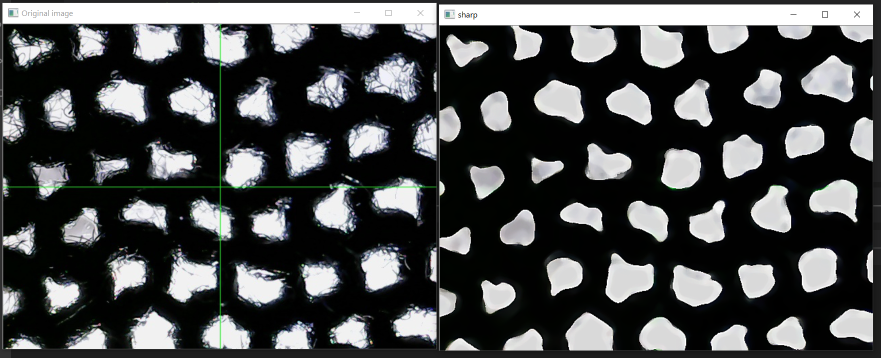
#> input picture Immagine.png, 1761 x 715 px (shown at 1/2 size); its folder holds only this picture in this run
$ python -i 'Test fast_alignment_2.0.py'   (imports and definitions only)
#> lines starting #> are read from the running program, lines starting #| are printed output that depends on the picture; after the words box and inside, x2 and y2 are one past the last pixel; in counts of white or black regions, pixels touching at a corner belong together
#> further down, picture is the input picture: shape (715, 1761, 3); mean B, G, R 76.6, 76.2, 74.6
################################################################################################
####################################  IMPORTAZIONE LIBRERIE  ###################################
################################################################################################

# Librerie generiche
import os #..................................................navigazione cartelle
import yaml  #...............................................caricamento files di configurazione
import RPi.GPIO as GPIO  #...................................abilitazione GPIO Raspberry
from StepperLib import * #...................................attuazione del mini motore step
import cv2  #............................................... grafica e computer vision
import numpy as np  #........................................operazioni su array
from scipy import stats #....................................oprazioni matematiche complesse su array
from collections import Counter #............................operazioni di riordino su array
import time #................................................delays
import matplotlib.pyplot as plt #............................plottare grafici e funzioni

# Librerie GUI
import tkinter as tk #.......................................GUI (principale)
from tkinter.constants import HORIZONTAL, SOLID #............estensione per widget GUI
from tkinter.ttk import Progressbar #........................barre avanzamento
from tkinter import font as tkFont #.........................fonts per GUI

################################################################################################
######################################  FUNZIONI MOTORI  #######################################
################################################################################################

# Legge la posizione da file
# [255 lines left out: functions read_position, save_position, stepC, stepR, clear, not called in this run]

# Funzione che identifica i centri dei fori, li numera.
def detect_hole(frame_gray):
    holes = hole_cascade.detectMultiScale(frame_gray, 1.1, 22)
    frame_color = cv2.cvtColor(frame_gray, cv2.COLOR_GRAY2BGR)
    #print (len(holes))  # Stampa il numero di fori identificati
    #print(holes)
    marker = 1
    marker2 = 1

    coordinates = []
    x_holes = [] # lista delle cordinate X dei centri dei fori
    y_holes = [] # lista delle cordinate Y dei centri dei fori
    for (x, y, w, h) in holes:
        X = x+w/2   # coordinata x del centro del detecting
        Y = y+h/2   # coordinata y del centro del detecting
        x_holes.append(X)
        y_holes.append(Y)
        coordinates.append([X, Y])

    # Ordina le coordinate
    sorted_coordinates = sorted(coordinates, key=lambda x: (x[0],x[0]))

    for (x, y) in sorted_coordinates:
        cv2.circle(frame_color,(int(x), int(y)), 2, (0, 0, 255), 2)  # disegna il centro dei fori
        cv2.putText(frame_color, str(marker2), (int(x), int(y)), cv2.FONT_HERSHEY_SIMPLEX,0.7,(0,0,255),2)    # Numera i fori
        marker2 = marker2 + 1

    # Seleziona i primi punti
    confidence = np.mean([x[1] for x in sorted_coordinates]) * 0.15
    starting_points = []
    starting_points_coord = []
    for point in enumerate(sorted_coordinates) :
        if len([el[1] for el in sorted_coordinates if (el[1] >= point[1][1] - confidence) & (el[1] <= point[1][1] + confidence) & (el[0] < point[1][0])]) > 0 :
            continue
        else :
            starting_points.append(point[0])     # vettore degli indici dei primi punti
            starting_points_coord.append(sorted_coordinates[point[0]])   # riempie il vettore con le coordinate dei primi punti

    # disegna il centro dei primi fori in blu
    for (x, y) in starting_points_coord:
        cv2.circle(frame_color,(int(x), int(y)), 2, (255, 0, 0), 2)

    return coordinates, starting_points_coord, frame_color   # restiutisce le coordinate di tutti i punti e le coordinate dei primi punti a sx.


# Funzione che restituisce il miglior valore di threshold per ogni immagine
def best_filtering(img):
    gray = cv2.cvtColor(img, cv2.COLOR_BGR2GRAY)
    averaging = cv2.blur(gray, (22, 22))
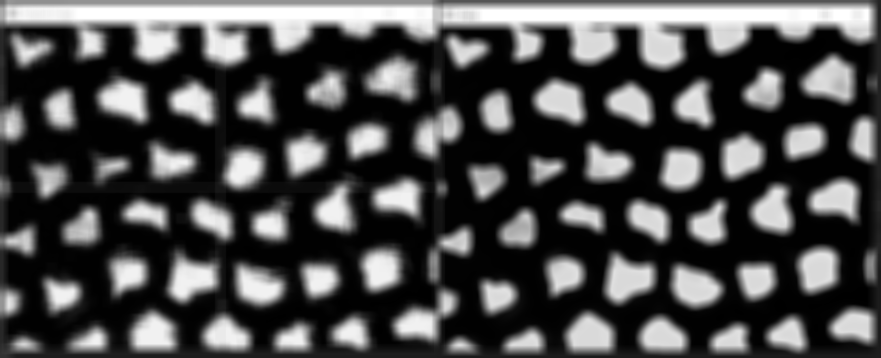
#> averaging: shape (715, 1761) (shown at 1/2 size); min 0, max 255, mean 75.9
    median = cv2.medianBlur(averaging, 25)
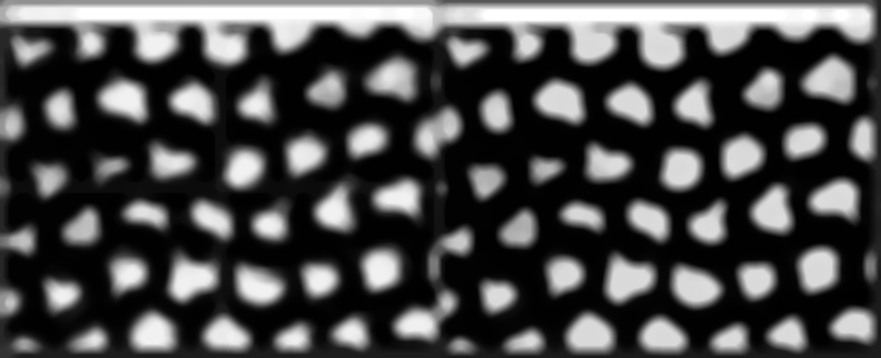
#> median: shape (715, 1761) (shown at 1/2 size); min 0, max 255, mean 73.2

    threshold_record = []
    for val in range(30, 170, 5):   # prova diversi valori di threshold. Itera sui valori di threshold predefiniti (scale)
        ret, threshold = cv2.threshold(median, val, 255, cv2.THRESH_BINARY)
        holes_coordinates, _, color = detect_hole(threshold)  # holes_number è il numero dei fori identificati
        threshold_record.append((val, len(holes_coordinates)))  # associa ad un valore di threshold, il corrispettivo numero di fori identificati
#> this loop made 1 pass
#> ret on pass 1: 30
#> pass 1, in best_filtering, `ret, threshold = cv2.threshold(median, val, 255, cv2.THRESH_BINARY)`:
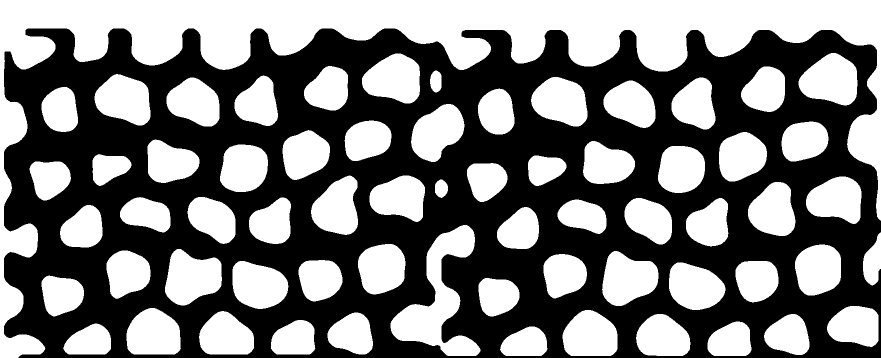
#> threshold: shape (715, 1761) (shown at 1/2 size); 48% white; 65 white regions, largest, box (x1, y1, x2, y2) and area: (0, 0, 1761, 715) 193755, (781, 450, 961, 712) 17953, (330, 498, 444, 611) 9149
#> after the loop, threshold_record = []

    _, val = np.argmax(threshold_record, axis=0)  # trova l'indice dell'elemento con indice 1 comparato con tutti gli elementi con indice 1                                                           quindi il numero di fori trovati più alto.
    best_threshold = threshold_record[val][0] # l'elemento con indice 0 più grande quindi il valore di threshold che corrisponde al numero                                                         più alto di fori trovato.
    ret, thresholded_img = cv2.threshold(median, best_threshold, 255, cv2.THRESH_BINARY)

    return thresholded_img, best_threshold  # "thresholded_img" è l'immagine a cui è stato applicato "best_threshold"

# Funzione che restituisce l'immagine filtrata
# [600 lines left out: functions filtering, regression, regression_perform, check_lines, frequency, distance_x and 8 more, not called in this run]


################################################################################################
###########################################  GUI  ##############################################
################################################################################################

# Setup dell'interfaccia
# [3 lines not run here, left out]
holes_number = tk.IntVar()
forza_tiraggio = tk.DoubleVar()

# Creazione dei frames (caselle apposte sul root)
# [1 line that did not run here, left out]
# [1 line not run here, left out]
# [1 line that did not run here, left out]
# [1 line not run here, left out]
# [1 line that did not run here, left out]
# [8 lines not run here, left out]

>>> import cv2
>>> picture = cv2.imread('Immagine.png')
#> (the run stopped early here; a loop or call above may not have finished)
